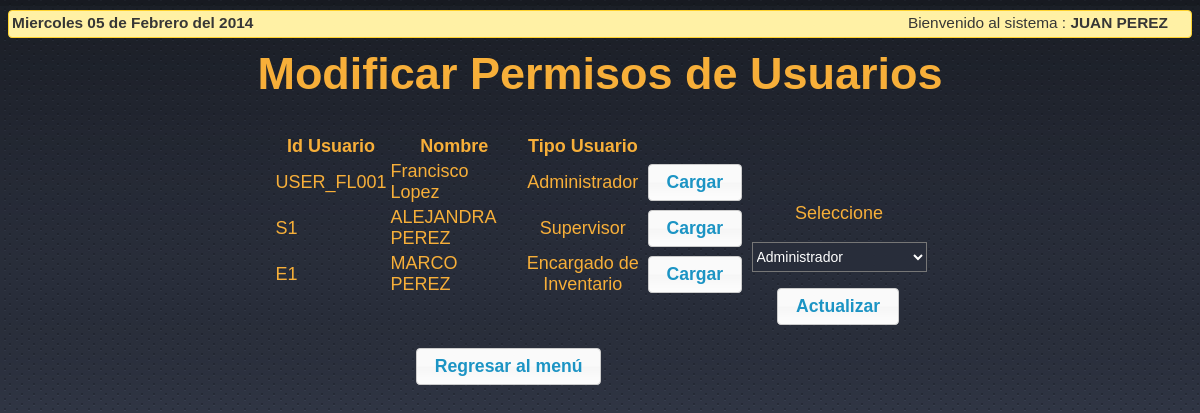
Screenshot of /ModuloUsuario/usuariomodificarpermisos.php (signed in) with the database file from the repository.
### tables this page shows
CREATE TABLE IF NOT EXISTS `USUARIO` (
  `IDUSUARIO` varchar(10) NOT NULL,
  `NOMBRE` varchar(30) NOT NULL,
  `APELLIDO` varchar(30) NOT NULL,
  `FECHANACIMIENTO` date NOT NULL,
  `PASS` varchar(32) NOT NULL,
  `ROL` int(11) NOT NULL,
  `ESTADO` int(11) NOT NULL DEFAULT '1',
  `FECHAULTIMAMODIFICACION` timestamp NOT NULL DEFAULT CURRENT_TIMESTAMP ON UPDATE CURRENT_TIMESTAMP,
  PRIMARY KEY (`IDUSUARIO`)
);

### ModuloUsuario/funciones.php (the view, shortened to what this page needs)
<?php
function mostrarusuario(){
	$cont=TRUE;
	$salida = -1;
	if($cont == TRUE){
		$sql='SELECT * FROM USUARIO WHERE IDUSUARIO !=\''.trim($_SESSION['usuario']).'\'  ORDER BY ROL';
			$result=mysql_query($sql);
			@$num_result = mysql_num_rows($result);
			if(@$num_result>= $GLOBALS["cantFilas"] ){
				echo '<div style="height:300px;width:700px;overflow:scroll;">
				<Table border="0">';
			}else{
			  echo '<table border="0">';
			}
			echo '
        <tr>
          <th width="110" scope="col" class="log">Id Usuario</th>
          <th width="215" scope="col" class="log">Nombre </th>
          <th width="165" scope="col" class="log">Tipo Usuario</th>
		  <th width="70"></th>
        </tr>';
			if( $num_result >= 1){
				for($i=0; $i <$num_result; $i++){
					$fila=mysql_fetch_array($result);
					echo '<tr>';
					echo '<td class="log">'.$fila['IDUSUARIO'].'</td>';
					echo '<td class="log">'.$fila['NOMBRE'].' '.$fila['APELLIDO'].'</td>';
					switch(trim($fila['ROL'])){
						case 1:
							$msg='Administrador';
							break;
						case 2:
							$msg='Supervisor';
							break;
						case 3:
							$msg='Encargado de Inventario';
							break;
					}
					echo '<td  class="log" align="center">'.$msg.'</td>';
					echo '<td><input name="button" type="button" id="button" onclick="
					document.form1.modificado.value=\''.$fila['IDUSUARIO'].'\';
					document.form1.tipo.selectedIndex=\''.($fila['ROL']-1).'\';
					" value="Cargar" /></td>';
					echo '</tr>';
				}
			}
			$salida=1;
			echo '</table>';
	}else{
		$salida=0;
	}
	return $salida;
}
function actualizarusuario(){
	if(isset($_POST['modificado']) ){
		$id=trim($_POST['modificado']);
		$tipo=trim($_POST['tipo']);
		if(!empty($id) ){
			$salida=2;
				$query ="SELECT IDUSUARIO FROM USUARIO WHERE IDUSUARIO='$id'";
				$result=mysql_query($query) or die("Error en:  " . mysql_error());
				if( mysql_fetch_row($result) > 0){
					$query = "UPDATE USUARIO SET ROL='$tipo' WHERE IDUSUARIO= '$id'";
					$result=mysql_query($query) or die("Error en:  " . mysql_error());
					deshabilita($id);
					$tabla='';
					switch($tipo){
						case 1:
							$tabla='ADMINISTRADOR ';
							break;
						case 2:
							$tabla='SUPERVISOR';
							break;
						case 3:
							$tabla='ENCARGADOINVENTARIO';
							break;
					}
					$query = "UPDATE $tabla SET ESTADO='1' WHERE IDUSUARIO= '$id';";
					$result=mysql_query($query) or die("Error en:  " . mysql_error());
					seguridad($_SESSION['usuario'],$_SESSION['tipo'],'Actualizamos usuario '.$id.' a usuario tipo '.$tabla);
					if($result){
						$salida=1;
					}
				}else{
					$salida= 3;
				}
		}else{
			$salida=0;
		}
	}else{
		$salida=0;
	}
	mostrarusuario();
	return $salida;
}
?>

### css/style.css (style rules this page uses)
body { background: transparent url(../images/bg.png) repeat; }
.log { font-family: "Arial", "Helvetica"; color: #F7AF39; font-size: 18px; font-style: normal; }

### rows the page displays
usuario: IDUSUARIO "USER_FL001", NOMBRE "Francisco", APELLIDO "Lopez", ROL "Administrador"
usuario: IDUSUARIO "S1", NOMBRE "ALEJANDRA", APELLIDO "PEREZ", ROL "Supervisor"
usuario: IDUSUARIO "E1", NOMBRE "MARCO", APELLIDO "PEREZ", ROL "Encargado de Inventario"

### other values shown
$_SESSION['nombre'] "JUAN PEREZ"
